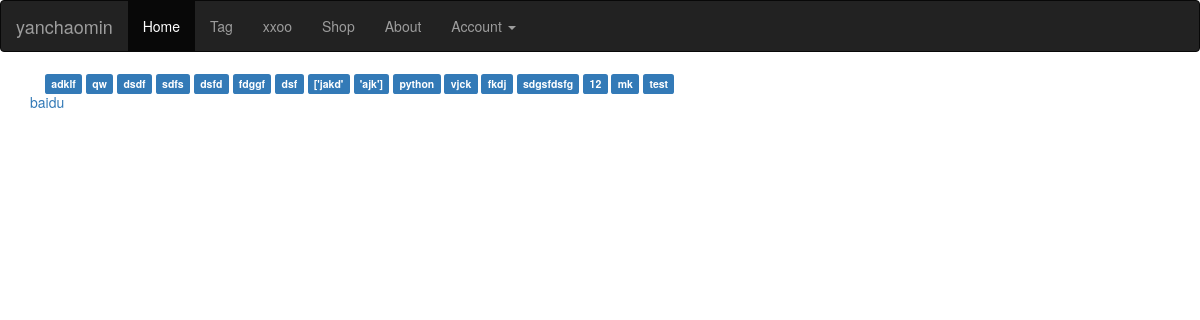
The page /blog/tag/ on the database its author committed.
### apps/blog/views.py (the view)
# urls.py: url(r'tag/$', views.tag_list, name='tag_list'),
def tag_list(request):
    tags = Tag.objects.all()
    return render(request, 'tag_list.html', {'tags': tags})

### apps/cart/context_processors.py (called while the page is built)
def cart(request):
    return {'cart': Cart(request)}

### apps/blog/templates/tag_list.html (shortened to what this page needs)
{% extends "base.html" %}
{% block content%}
<div class="container">
    {% for tag in tags %}
    <a href="{% url "blog:post_list_by_tag" tag.slug %}" class="label label-primary">{{ tag.name }}</a>
    {% endfor %}
</div>
{% endblock %}

### static/css/docs.css (style rules this page uses)
body { position: relative; }

### static/css/site.css (style rules this page uses)
body { padding-top:20px; padding-bottom:20px; }

### rows shown on the page
Tag: name "adklf"
Tag: name "qw"
Tag: name "dsdf"
Tag: name "sdfs"
Tag: name "dsfd"
Tag: name "fdggf"
Tag: name "dsf"
Tag: name "['jakd'"
Tag: name "'ajk']"
Tag: name "python"
Tag: name "vjck"
Tag: name "fkdj"
Tag: name "sdgsfdsfg"
Tag: name "12"
Tag: name "mk"
Tag: name "test"
